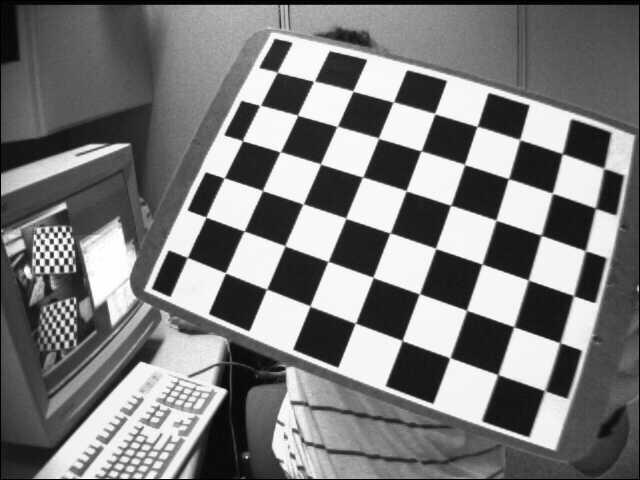
//> input picture SV/stereoCalibration/stereoCalibration/╩╛└²╩²╛▌/left03.jpg, 640 x 480 px, given in place of left0001.jpg, which was not available
$ ./stereoCalibration   (built with g++ and OpenCV 4)
//> lines starting //> are read from the running program, lines starting //| are printed output that depends on the picture; after the words box and inside, x2 and y2 are one past the last pixel; in counts of white or black regions, pixels touching at a corner belong together; pictures that were not available may be replaced by others from this repository, and a replacement may not be noted
// stereoCalibration.cpp : 定义控制台应用程序的入口点。
//
//在进行双目摄像头的标定之前，事先分别对两个摄像头进行单目视觉的标定
//确定两个摄像头的内参矩阵，然后再进行立体标定

#include <opencv2/opencv.hpp>
#include <opencv2/highgui/highgui.hpp>
#include <iostream>

using namespace std;
using namespace cv;

const int imageWidth = 640;								//摄像头的分辨率
const int imageHeight = 480;
const int boardWidth = 9;								//横向的角点数目
const int boardHeight = 6;								//纵向的角点数据
const int boardCorner = boardWidth * boardHeight;		//总的角点数据
const int frameNumber = 12;								//相机标定时需要采用的图像帧数
const int squareSize = 25;								//标定板黑白格子的大小 单位mm

Size imageSize = Size(imageWidth, imageHeight);

Mat R, T, E, F;											//R 旋转矢量 T平移矢量 E本征矩阵 F基础矩阵
vector<Mat> rvecs;									    //旋转向量
vector<Mat> tvecs;										//平移向量
vector<vector<Point2f>> imagePointL;				    //左边摄像机所有照片角点的坐标集合
vector<vector<Point2f>> imagePointR;					//右边摄像机所有照片角点的坐标集合
vector<vector<Point3f>> objRealPoint;					//各副图像的角点的实际物理坐标集合

Mat Rl, Rr, Pl, Pr, Q;									//校正旋转矩阵R，投影矩阵P 重投影矩阵Q
Mat mapLx, mapLy, mapRx, mapRy;							//映射表
Rect validROIL, validROIR;								//图像校正之后，会对图像进行裁剪，这里的validROI就是指裁剪之后的区域

Mat cameraMatrixL = (Mat_<double>(3, 3));
Mat distCoeffL = (Mat_<double>(5, 1));
Mat cameraMatrixR = (Mat_<double>(3, 3));
Mat distCoeffR = (Mat_<double>(5, 1));

// /*
// 事先标定好的左相机的内参矩阵
// fx 0 cx
// 0 fy cy
// 0 0  1
// */
// Mat cameraMatrixL = (Mat_<double>(3, 3) << 532.782, 0,       532.904,
// 										  0,       342.505, 233.876,
// 										  0,       0,       1);
// Mat distCoeffL = (Mat_<double>(5, 1) << -0.28095, 0.0255745, 0.00122226, -0.000137736, 0.162946);
// /*
// 事先标定好的右相机的内参矩阵
// fx 0 cx
// 0 fy cy
// 0 0  1
// */
// Mat cameraMatrixR = (Mat_<double>(3, 3) << 532.782, 0,       532.904,
// 											0,      342.505, 233.876,
// 											0,		0,		 1);
// Mat distCoeffR = (Mat_<double>(5, 1) << -0.28095, 0.0255745, 0.00122226, -0.000137736, 0.162946);

/*计算标定板上模块的实际物理坐标*/
// [15 lines left out: function calRealPoint, not called in this run]

void inputCameraParam(void)
{
	/*读入数据*/
	FileStorage fs("intrinsics.yml", FileStorage::READ);
	if (fs.isOpened())
	{
		fs["cameraMatrixL"] >> cameraMatrixL;
		fs["cameraDistcoeffL"] >> distCoeffL;
		fs["cameraMatrixR"] >> cameraMatrixR;
		fs["cameraDistcoeffR"] >> distCoeffR;
		fs.release();
		cout << "cameraMatrixL=:" << cameraMatrixL << endl << "cameraDistcoeffL=:" << distCoeffL << endl << "cameraMatrixR=:" << cameraMatrixR << endl << "cameraDistcoeffR=:" << distCoeffR << endl;
	}
	else
	{
		cout << "Error: can not read the intrinsics!!!!!" << endl;
	}
}


// [51 lines left out: functions outputCameraParam, showRecertifiedImage, not called in this run]

void readChessboardFrame(Mat grayImageL, Mat grayImageR)
{
	int goodFrameCount = 0;
	Mat rgbImageL, rgbImageR;
	vector<Point2f> cornerL;								//左边摄像机某一照片角点坐标集合
	vector<Point2f> cornerR;								//右边摄像机某一照片角点坐标集合
	const Size boardSize = Size(boardWidth, boardHeight);	//
	while (goodFrameCount < frameNumber)
	{
		char filename[100];
		/*读取左边的图像*/
		sprintf_s(filename, "left%04d.jpg", goodFrameCount + 1);
		rgbImageL = imread(filename, CV_LOAD_IMAGE_COLOR);
//> rgbImageL is the input picture: 480 rows x 640 cols, CV_8UC3; min 0, max 255, mean 122.9
		cvtColor(rgbImageL, grayImageL, CV_BGR2GRAY);

		/*读取右边的图像*/
		sprintf_s(filename, "right%04d.jpg", goodFrameCount + 1);
		rgbImageR = imread(filename, CV_LOAD_IMAGE_COLOR);
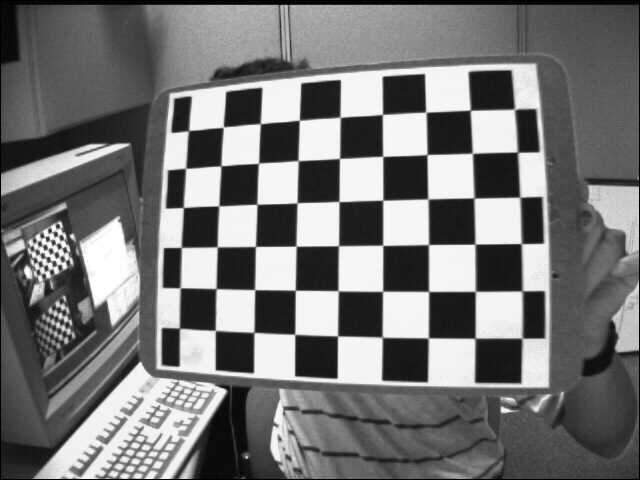
//> input picture SV/stereoCalibration/stereoCalibration/╩╛└²╩²╛▌/left04.jpg, 640 x 480 px, given in place of right0001.jpg, which was not available
//> rgbImageR is the input picture: 480 rows x 640 cols, CV_8UC3; min 0, max 255, mean 117.8
		cvtColor(rgbImageR, grayImageR, CV_BGR2GRAY);

		bool isFindL, isFindR;

		isFindL = findChessboardCorners(rgbImageL, boardSize, cornerL);
//> isFindL = true; cornerL = 54 Points (x, y), first 12: [277.4, 72.53], [313.4, 81.56], [352.9, 91.05], [393.5, 101.8], [434.6, 113.5], [476.9, 126.7], [519.5, 139.5], [562.1, 154], [603.6, 168.5], [259.6, 105.7], [297.4, 115.1], [337.2, 126.4]
		isFindR = findChessboardCorners(rgbImageR, boardSize, cornerR);
//> isFindR = true; cornerR = 54 Points (x, y), first 12: [188.8, 130.7], [223.3, 127.2], [260.5, 123.6], [299.5, 120.2], [340.2, 117.3], [382.4, 114.5], [425.9, 112.1], [470.3, 110.2], [514.7, 109.7], [185.6, 168], [220.9, 166], [258.6, 163.1]
		if (isFindL == true && isFindR == true)	 //如果两幅图像都找到了所有的角点 则说明这两幅图像是可行的
		{

			//Size(5,5)搜索窗口的一半大小
			//Size(-1,-1)死区的一半尺寸
			//TermCriteria(CV_TERMCRIT_EPS | CV_TERMCRIT_ITER, 20, 0.1)迭代终止条件

			cornerSubPix(grayImageL, cornerL, Size(5, 5), Size(-1, -1), TermCriteria(CV_TERMCRIT_EPS | CV_TERMCRIT_ITER, 20, 0.1));
//> cornerL = 54 Points (x, y), first 12: [277.2, 72.27], [313.9, 81.25], [352.9, 91.12], [393.3, 102], [434.7, 113.5], [477.1, 126.5], [519.7, 139.5], [562.2, 153.7], [603.7, 168.4], [260, 105.4], [297.6, 115.2], [337.2, 126.3]
			drawChessboardCorners(rgbImageL, boardSize, cornerL, isFindL);
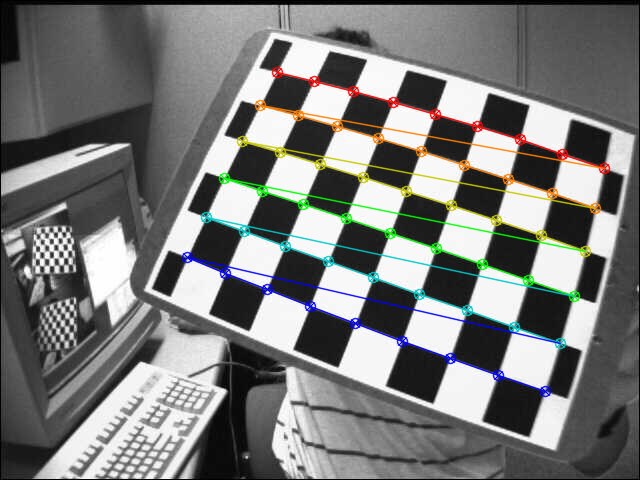
//> rgbImageL: 480 rows x 640 cols, CV_8UC3; 5.14% of pixels changed, all inside (x1, y1, x2, y2) = (181, 66, 611, 398)
			imshow("chessboardL", rgbImageL);
			imagePointL.push_back(cornerL);
//> imagePointL = 1 point lists

			cornerSubPix(grayImageR, cornerR, Size(5, 5), Size(-1, -1), TermCriteria(CV_TERMCRIT_EPS | CV_TERMCRIT_ITER, 20, 0.1));
//> cornerR = 54 Points (x, y), first 12: [188.6, 130.6], [223.3, 127.1], [260.4, 123.7], [299.4, 120.2], [340.2, 117.3], [382.4, 114.4], [425.8, 112.2], [470.3, 110.2], [514.6, 109.3], [185.6, 168.3], [220.9, 165.8], [258.5, 163.2]
			drawChessboardCorners(rgbImageR, boardSize, cornerR, isFindR);
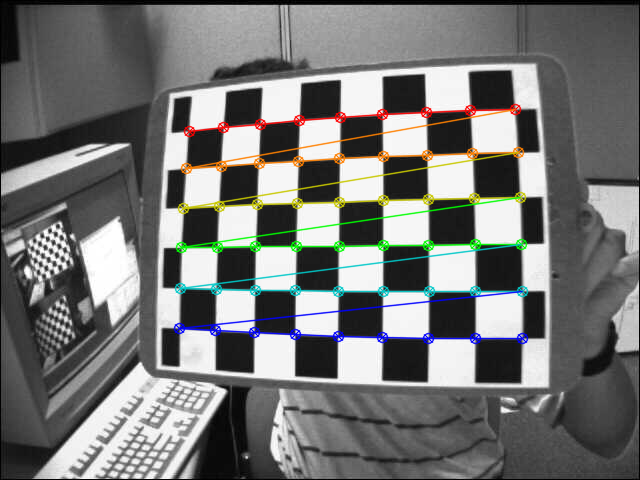
//> rgbImageR: 480 rows x 640 cols, CV_8UC3; 4.99% of pixels changed, all inside (x1, y1, x2, y2) = (173, 103, 529, 345)
			imshow("chessboardR", rgbImageR);
			imagePointR.push_back(cornerR);
//> imagePointR = 1 point lists

			goodFrameCount++;
			cout << "The image is good" << endl;
		}
		else
		{
			cout << "The image is bad please try again" << endl;
		}

		if (waitKey(10) == 'q')
		{
			break;
		}
	}
}

// [35 lines left out: function calMapMatrix, not called in this run]


int main(int argc, char* argv[])
{
	/*读入摄像头参数矩阵*/
	inputCameraParam();

	Mat img;

	namedWindow("ImageL");
	namedWindow("ImageR");
	cout << "按Q退出 ..." << endl;

	Mat grayImageL(imageSize,CV_8UC1), grayImageR(imageSize, CV_8UC1);

	/*载入棋盘格图片*/
//> (the run ends here: the program stops with an error, at `cvtColor(rgbImageL, grayImageL, CV_BGR2GRAY);`)
